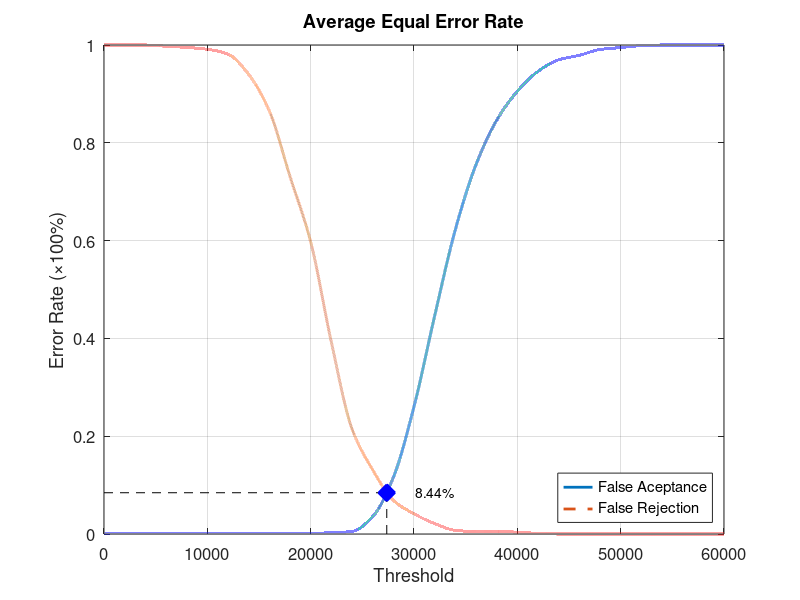
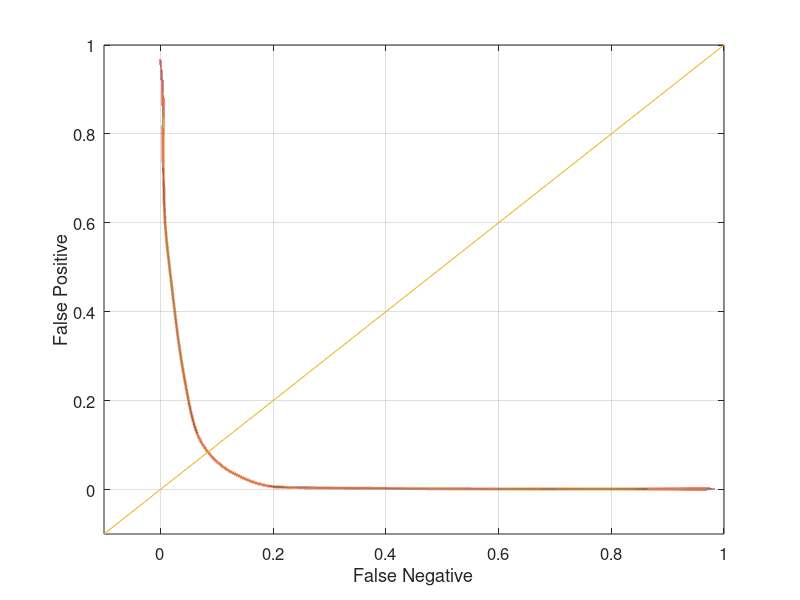

Source code (MATLAB) for these figures, in order:
function yEER = Experiment5Average
close all;
clear;
clc;
x = 0:2000:60000;
xq = 0:0.5:60000;

y0 = [0 0.00131579 0.00131579 0.00131579 0.00131579 0.00131579 0.00131579 0.00131579 0.00131579 0.00131579 0.00131579 0.00263158 0.00526316 0.0355263 0.115789 0.260526 0.446053 0.622368 0.755263 0.846053 0.905263 0.946053 0.969737 0.978947 0.990789 0.994737 0.998684 1 1 1 1];
yy0 = interp1(x, y0, xq, 'pchip');
y1 = [1 1 1 0.9975 0.995 0.99125 0.98125 0.94 0.865 0.73125 0.5975 0.3925 0.215 0.13125 0.06875 0.04125 0.02125 0.0075 0.005 0.005 0.00375 0.00125 0 0 0 0 0 0 0 0 0];
yy1 = interp1(x, y1, xq, 'pchip');

% Calculating EER: 
y2 = abs(y0 - y1);
find(y2 == min(y2))
yy2 = abs(yy0 - yy1);
xEER = find(yy2 == min(yy2));
xEERIndex = xq(xEER) % X-axis EER
yEER = yy0(xEER) % Y-axis EER

main = figure
plot(xq, yy0,'-','LineWidth', 2);	hold on
plot(xq, yy1,'--','LineWidth', 2);	hold on
plot([xEERIndex xEERIndex], [0 yEER], 'k--');	hold on
plot([0 xEERIndex], [yEER yEER], 'k--');	hold on
plot(xEERIndex, yEER, 'bx', 'LineWidth', 10);	hold on
text(xEERIndex + 10 * xEERIndex / 100, yEER, [num2str(round((10000 * yEER)) / 100) '%'])
legend('False Aceptance', 'False Rejection', 'Location', 'SouthEast')
xlabel('Threshold')
ylabel('Error Rate (\times100%)')
title('Average Equal Error Rate')
set(gca, 'FontSize', 12)
axis([0 60000 0 1])
grid on

print(main, 'Experiment5AverageMain', '-dpng');
FNRxFPR = figure('Color', [1 1 1]);
plot(yy1, yy0, '-', yy1, yy0, 'LineWidth', 2);
hold on
y = -0.1:0.1:1
plot(y, y); 
set(gca, 'FontSize', 12)
xlabel('False Negative')
ylabel('False Positive')
axis([-0.1 1 -0.1 1])
set(gca, 'FontSize', 12)
grid on

print(FNRxFPR, 'Experiment5AverageFNRxFPR','-dpng');
end
